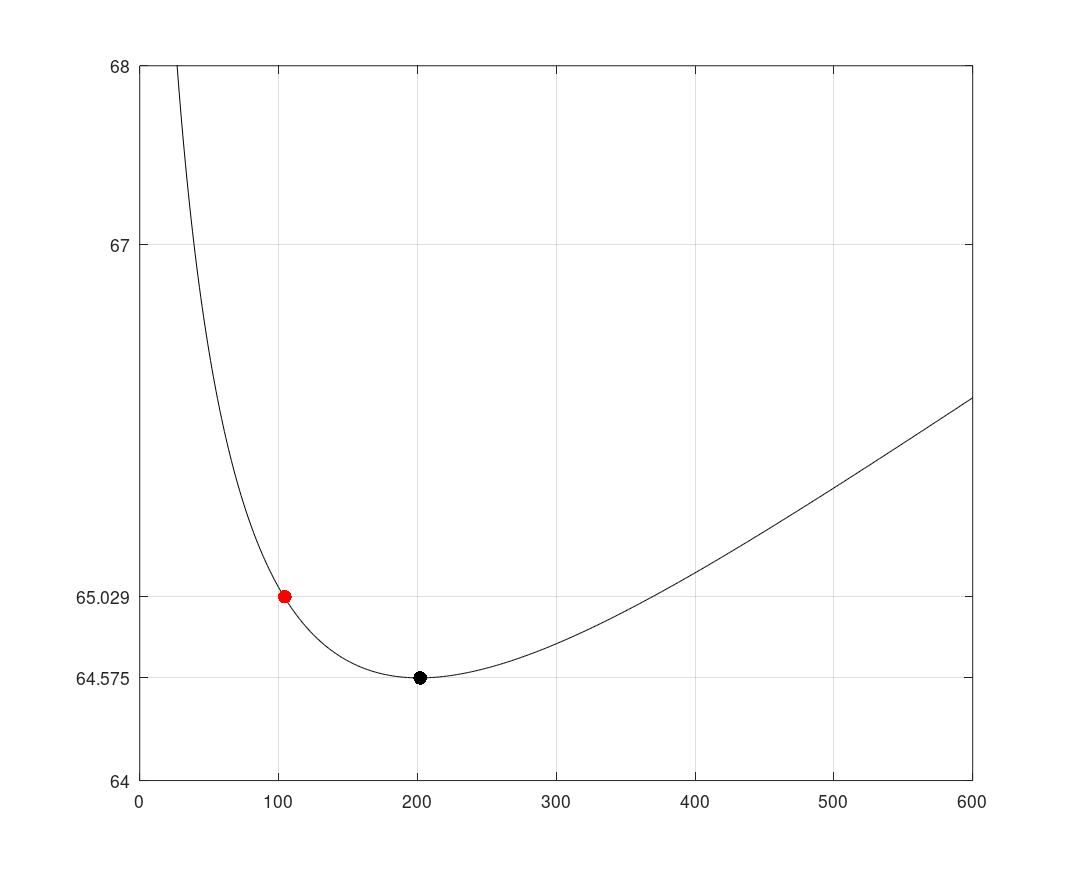

This chart was generated by the following MATLAB code:
clear

load('errs_0_600.mat');
[min_relerr, min_alpha] = min(errs(:,2));
tik_alpha = 104.5367;
tik_relerr = errs(int8(tik_alpha), 2);

plot(errs(:,1), errs(:,2), 'k-');
axis([0, 600, 64, 68]);
hold on

plot(min_alpha, min_relerr, 'k.', 'markersize', 35);
plot(tik_alpha, tik_relerr, 'r.', 'markersize', 35);

yticks = get(gca, 'ytick');
set(gca, 'ytick', sort([yticks(1), yticks(4:end), min_relerr, tik_relerr]))
set(gca, 'fontsize', 15)
% title('Error of the reconstruction', 'fontsize', 50)
% ylab = ylabel('Relative error (%)');
% xlab = xlabel('Alpha');
% set(ylab, 'fontsize', 35)
% set(xlab, 'fontsize', 35)
grid on

screensize = get(0, 'screensize');
screensize(4) = screensize(4) * 1.02;
set(gcf, 'position', screensize);

set(gcf, 'paperpositionmode', 'auto')

saveas(gcf, 'alpha_errs_iter.eps', 'epsc')
